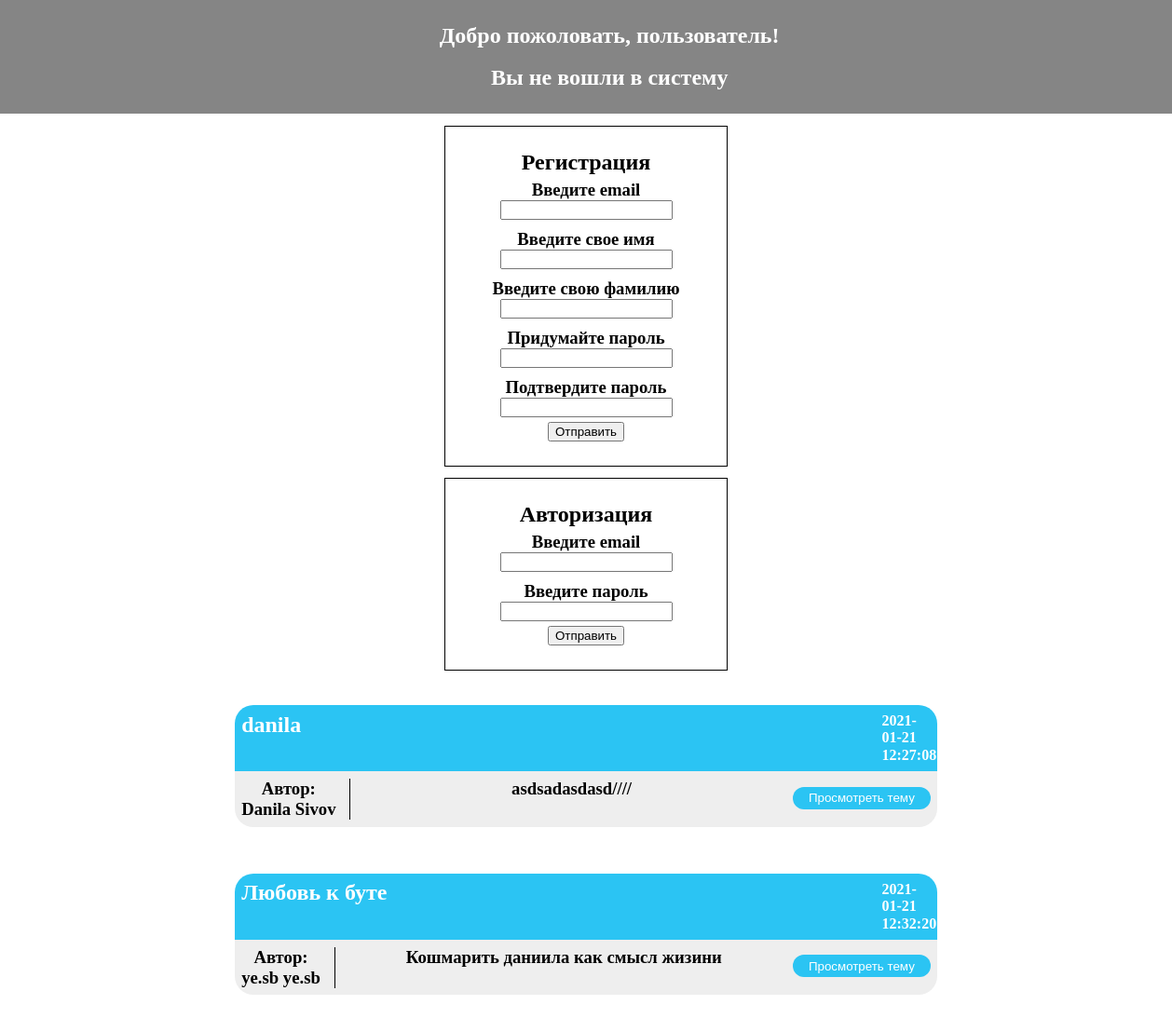
The page / on the database its author committed.
### tables this page shows
CREATE TABLE `theme` (
  `id_theme` int NOT NULL,
  `name` varchar(250) NOT NULL,
  `text` text NOT NULL,
  `status` varchar(60) NOT NULL,
  `date` date NOT NULL,
  `time` time NOT NULL,
  `id_user` int NOT NULL
);

CREATE TABLE `user` (
  `id` int NOT NULL,
  `email` varchar(30) NOT NULL,
  `name` varchar(20) NOT NULL,
  `surname` varchar(20) NOT NULL,
  `password` varchar(45) NOT NULL
);

### index.php (the view, shortened to what this page needs)
<!DOCTYPE html>
<html lang="en">
<head>
    <link rel="stylesheet" href="css/style.css">
</head>
<body>
<header>
    <?php
    if ($_COOKIE['userEmail'] != '') {
        echo '<h2>Добро пожаловать, ' . $_COOKIE['userName'] . '</h2>';
        echo '<div class="userProfile">
                    <h2><a href="php/userProfile.php">Мой профиль</a></h2>
              </div>';
        echo '<div id="buttonModule" class="button">
     <h2>Предложить тему</h2>
</div>
<div id="themeAddBox" class="themeAddBox">
    <form action="php/addTheme.php" method="post">
        <div>
            <h3>Название темы</h3>
            <input type="text" name="name">
        </div>
       <div>
           <h3>Описание темы</h3>
           <input type="text" name="text">
       </div>
            <input class="submitButton" type="submit" value="Отправить">
    </form>
</div>';
        echo '<h3 style="text-align: center; padding-top: 1%"><a style="color: white; text-decoration: none" href="php/exit.php">Выйти</a></h3>';
    } else {
        echo '<h2>Добро пожоловать, пользователь!</h2><br><h2>Вы не вошли в систему</h2>';
    }
    ?>
</header>
<?php
if ($_COOKIE['userEmail'] == '') {
    echo '<section class="registr">
    <h2>Регистрация</h2>
    <form action="php/registr.php" method="post">
        <div>
            <h3>Введите email</h3>
            <input type="text" name="email">
        </div>
        <div>
            <h3>Введите свое имя</h3>
            <input type="text" name="name">
        </div>
        <div>
            <h3>Введите свою фамилию</h3>
            <input type="text" name="surname">
        </div>
        <div>
            <h3>Придумайте пароль</h3>
            <input type="password" name="password">
        </div>
        <div>
            <h3>Подтвердите пароль</h3>
            <input type="password" name="repeatPassword"><br>
        </div>
        <input type="submit" value="Отправить">
    </form>
</section>
<section class="avtorization">
    <h1>Авторизация</h1>
    <form action="php/auth.php" method="post">
        <div>
            <h3>Введите email</h3>
            <input type="text" name="email">
        </div>
        <div>
            <h3>Введите пароль</h3>
            <input type="password" name="password">
        </div>
        <input type="submit" value="Отправить">
    </form>
</section>';
}
?>
<section class="theme">
    <?php
    require_once 'php/connectDateBase.php';
    $outTheme = $link_bd->query("SELECT * FROM `theme`");
    while ($row = mysqli_fetch_assoc($outTheme)) {
        $idUser = $row['id_user'];
        $outUser = $link_bd->query("SELECT * FROM `user` WHERE `id`='$idUser'");
        $author = mysqli_fetch_assoc($outUser);
        if ($row['status'] == 'Тема прошла модерацию') {
            echo "<div class=\"themeBox\">
                    <div class=\"themeBox1\">
                        <h2>{$row['name']}</h2>
                        <div>
                            <h4>{$row['date']}</h4>
                            <h4>{$row['time']}</h4>
                        </div>
                    </div>
                    <div class=\"themeBox2\">
                        <div class='themeBox2_Author'>
                            <h3>Автор:</h3>
                            <h3>{$author['name']} {$author['surname']}</h3>
                        </div>
                        <div class='themeBox2_Text'>
                            <h3>{$row['text']}</h3>
                        </div>
                        <div class='themeBox2_More'>
                            <form action='php/moreTheme.php' method='post'>
                                <input type='hidden' name='idTheme' value=\"{$row['id_theme']}\">
                                <input class=\"submitButton \" type=\"submit\" value=\"Просмотреть тему\">
                            </form>
                        </div>
                    </div>
                </div>";
        }
    }
    ?>
</section>
</body>
</html>

### css/style.css (style rules this page uses)
body { margin: 0; padding: 0; outline: none; }
h1, h2, h3, h4, h5, p { padding: 0; margin: 0; }
header { display: block; background-color: #858585; width: 100%; height: auto; padding: 2%; text-align: center; color: white; }
.registr { display: block; width: 20%; height: auto; margin: 1% auto; padding: 2%; text-align: center; border: 1px solid black; }
.registr div { display: block; padding: 2%; }
.avtorization { display: block; width: 20%; height: auto; margin: 1% auto; padding: 2%; text-align: center; border: 1px solid black; }
.avtorization div { display: block; padding: 2%; }
.themeBox { display: block; width: 60%; height: auto; margin: 0 auto; padding: 2%; }
.submitButton { outline: none; border: none; background-color: #2bc4f3; padding: 3%; width: 100%; text-align: center; border-radius: 20px; cursor: pointer; height: auto; margin: 1% auto; color: white; }
.themeBox1 { display: flex; flex-wrap: nowrap; justify-content: space-between; background-color: #2bc4f3; color: white; border-top-right-radius: 20px; border-top-left-radius: 20px; }
.themeBox1 div { display: block; width: 7%; padding: 1%; }
.themeBox1 h2, h4 { padding: 1%; }
.themeBox2 { display: flex; flex-wrap: nowrap; background-color: #eeeeee; border-bottom-left-radius: 20px; border-bottom-right-radius: 20px; padding: 1%; }
.themeBox2_Author { text-align: center; border-right: 1px solid black; padding-right: 2%; }
.themeBox2_Text { width: 50%; height: 5vh; overflow: hidden; text-align: center; margin: 0 auto; }
.themeBox2_More { width: 20%; padding-top: 1%; }

### rows shown on the page
theme: name "danila", date "2021-01-21", time "12:27:08", id_user.name "Danila", id_user.surname "Sivov", text "asdsadasdasd////"
theme: name "Любовь к буте", date "2021-01-21", time "12:32:20", id_user.name "ye.sb", id_user.surname "ye.sb", text "Кошмарить даниила как смысл жизини"
